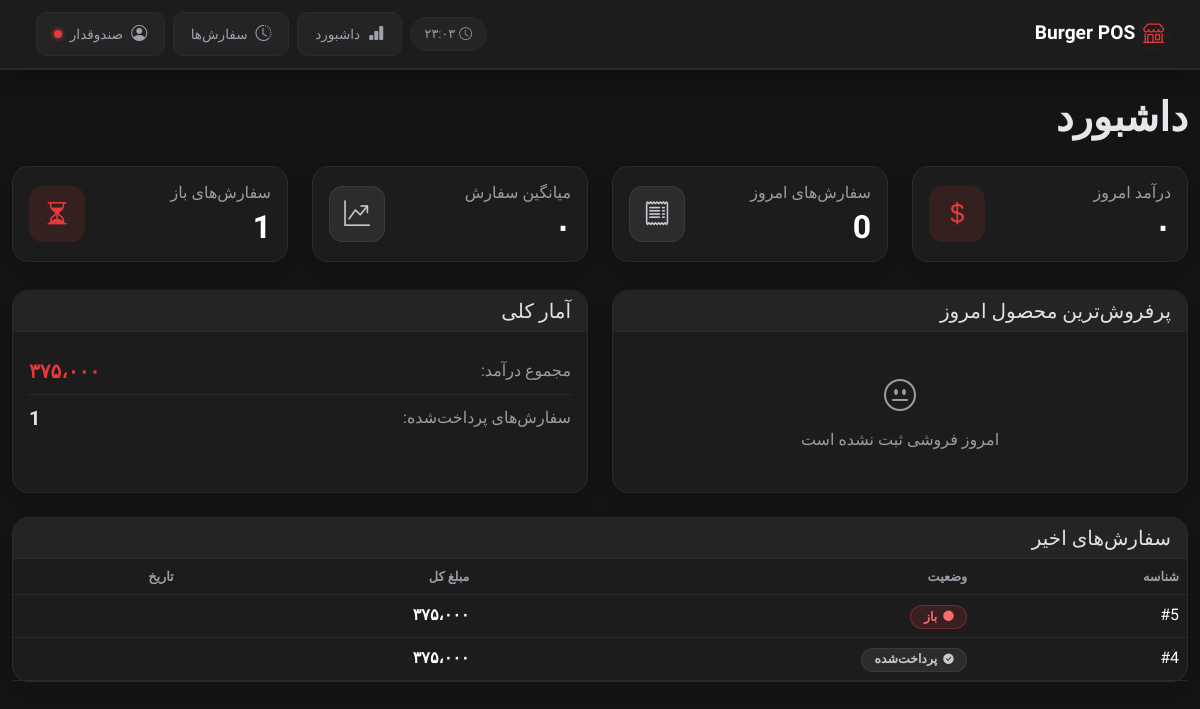
The page /dashboard/ (signed in) on the database as committed earlier.
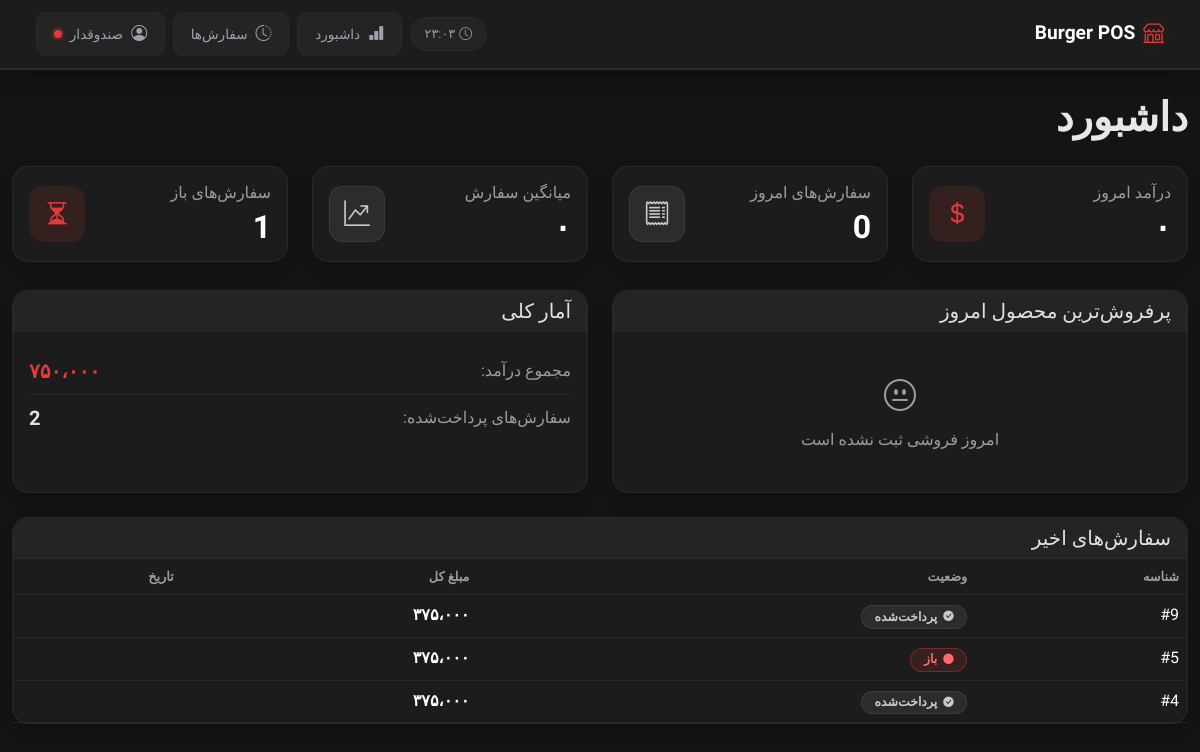
The same page on the database as committed later.
### menu/models.py (models this page shows, shortened)
class Order(models.Model):
    STATUS_CHOICES=[
        ('draft', 'draft'),
        ('open', 'open'),
        ('paid', 'paid'),
        ('cancelled', 'cancelled'),
    ]
    user = models.ForeignKey(get_user_model(), on_delete=models.CASCADE)
    created_at = models.DateTimeField(auto_now_add=True)
    total_price = models.PositiveIntegerField(default=0)
    status = models.CharField(max_length=10, choices=STATUS_CHOICES, default='draft')

### menu/views.py (the view)
# urls.py: path('dashboard/', DashboardView.as_view(), name='dashboard'),
class DashboardView(LoginRequiredMixin, UserPassesTestMixin, TemplateView):
    template_name = "menu/dashboard.html"
    def test_func(self):
        return self.request.user.is_superuser
    def get_context_data(self, **kwargs):
        context = super().get_context_data(**kwargs)
        today = date.today()
        today_paid_orders = Order.objects.filter(
            status="paid",
            created_at__date=today
        )
        total_sales_today = today_paid_orders.aggregate(total=Sum("total_price"))["total"] or 0
        total_orders_today = today_paid_orders.count()
        average_order_today = today_paid_orders.aggregate(avg=Avg("total_price"))["avg"] or 0
        best_seller_today = (
            Product.objects.filter(
                orderitem__order__status="paid",
                orderitem__order__created_at__date=today
            )
            .annotate(total_sold=Sum("orderitem__quantity"))
            .order_by("-total_sold")
            .first()
        )
        all_paid_orders = Order.objects.filter(status="paid")
        total_sales_all = all_paid_orders.aggregate(total=Sum("total_price"))["total"] or 0
        total_paid_orders = all_paid_orders.count()
        open_orders = Order.objects.filter(status="open").count()
        recent_orders = Order.objects.filter(status__in=['open', 'paid']).order_by("-created_at")[:5]
        context.update({
            "total_sales_today": total_sales_today,
            "total_orders_today": total_orders_today,
            "average_order_today": average_order_today,
            "best_seller_today": best_seller_today,
            "total_sales_all": total_sales_all,
            "total_paid_orders": total_paid_orders,
            "open_orders": open_orders,
            "recent_orders": recent_orders,
        })
        return context

### menu/templatetags/custom_filters.py (called while the page is built)
@register.filter
def persian_number(value):
    value = intcomma(value, False)
    en = '0123456789,'
    fa = '۰۱۲۳۴۵۶۷۸۹،'
    return str(value).translate(
        str.maketrans(en, fa)
    )

@register.filter
def to_jalali(value, format_string='%Y/%m/%d - %H:%M'):
    if not value:
        return ''
    jalali = jdatetime.datetime.fromgregorian(datetime=value)
    return jalali.strftime(format_string)

### menu/templates/menu/dashboard.html (shortened to what the changed rows need)
{% extends "_base.html" %}
{% load custom_filters %}
{% load i18n %}
{% block content %}
<h1 class="mb-4 fw-bold">
    {% trans "Dashboard" %}
</h1>
<div class="row g-4">
    <div class="col-md-3">
        <div class="card shadow">
            <div class="card-body">
                <div class="stat-mini">
                    <div>
                        <h2 class="stat-number text-white mb-0">
                            {{ total_sales_today|persian_number }}
                        </h2>
                    </div>
                </div>
            </div>
        </div>
    </div>
    <div class="col-md-3">
        <div class="card shadow">
            <div class="card-body">
                <div class="stat-mini">
                    <div>
                        <h2 class="stat-number text-white mb-0">
                            {{ total_orders_today }}
                        </h2>
                    </div>
                </div>
            </div>
        </div>
    </div>
    <div class="col-md-3">
        <div class="card shadow">
            <div class="card-body">
                <div class="stat-mini">
                    <div>
                        <h2 class="stat-number text-white mb-0">
                            {{ average_order_today|persian_number }}
                        </h2>
                    </div>
                </div>
            </div>
        </div>
    </div>
    <div class="col-md-3">
        <div class="card shadow">
            <div class="card-body">
                <div class="stat-mini">
                    <div>
                        <h2 class="stat-number text-white mb-0">
                            {{ open_orders }}
                        </h2>
                    </div>
                </div>
            </div>
        </div>
    </div>
</div>
<div class="row g-4 mt-1">
    <div class="col-lg-6">
        <div class="card shadow h-100">
            <div class="card-body">
                <div class="d-flex justify-content-between align-items-center py-2 border-bottom" style="border-color: var(--border) !important;">
                    <span class="text-muted">{% trans "Total Revenue:" %}</span>
                    <strong class="price-tag fs-5">
                        {{ total_sales_all|persian_number }}
                    </strong>
                </div>
                <div class="d-flex justify-content-between align-items-center py-2">
                    <span class="text-muted">{% trans "Paid Orders:" %}</span>
                    <strong class="fs-5">
                        {{ total_paid_orders }}
                    </strong>
                </div>
            </div>
        </div>
    </div>
</div>
<div class="row mt-4">
    <div class="col-12">
        <div class="card shadow">
            <div class="card-body p-0">
                <table class="table table-hover mb-0">
                    <thead>
                        <tr>
                            <th>{% trans "ID" %}</th>
                            <th>{% trans "Status" %}</th>
                            <th>{% trans "Total" %}</th>
                            <th>{% trans "Date" %}</th>
                        </tr>
                    </thead>
                    <tbody>
                        {% for order in recent_orders %}
                        <tr>
                            <td>
                                #{{ order.id }}
                            </td>
                            <td>
                                {% if order.status == "paid" %}
                                    <span class="status-badge status-badge-paid">
                                        <i class="bi bi-check-circle-fill"></i>
                                        {% trans "Paid" %}
                                    </span>
                                {% else %}
                                    <span class="status-badge status-badge-open">
                                        <i class="bi bi-circle-fill"></i>
                                        {% trans "Open" %}
                                    </span>
                                {% endif %}
                            </td>
                            <td class="price-tag">
                                {{ order.total_price|persian_number }}
                            </td>
                            <td class="text-muted">
                            </td>
                        </tr>
                        {% endfor %}
                    </tbody>
                </table>
            </div>
        </div>
    </div>
</div>
{% endblock %}

Rows that differ between the two databases and show on the page:
added Order: id "9", total_price|persian_number "۳۷۵،۰۰۰"
Other text that changed with them:
{{ total_sales_all|persian_number }}: "۳۷۵،۰۰۰" → "۷۵۰،۰۰۰"
{{ total_paid_orders }}: "1" → "2"
